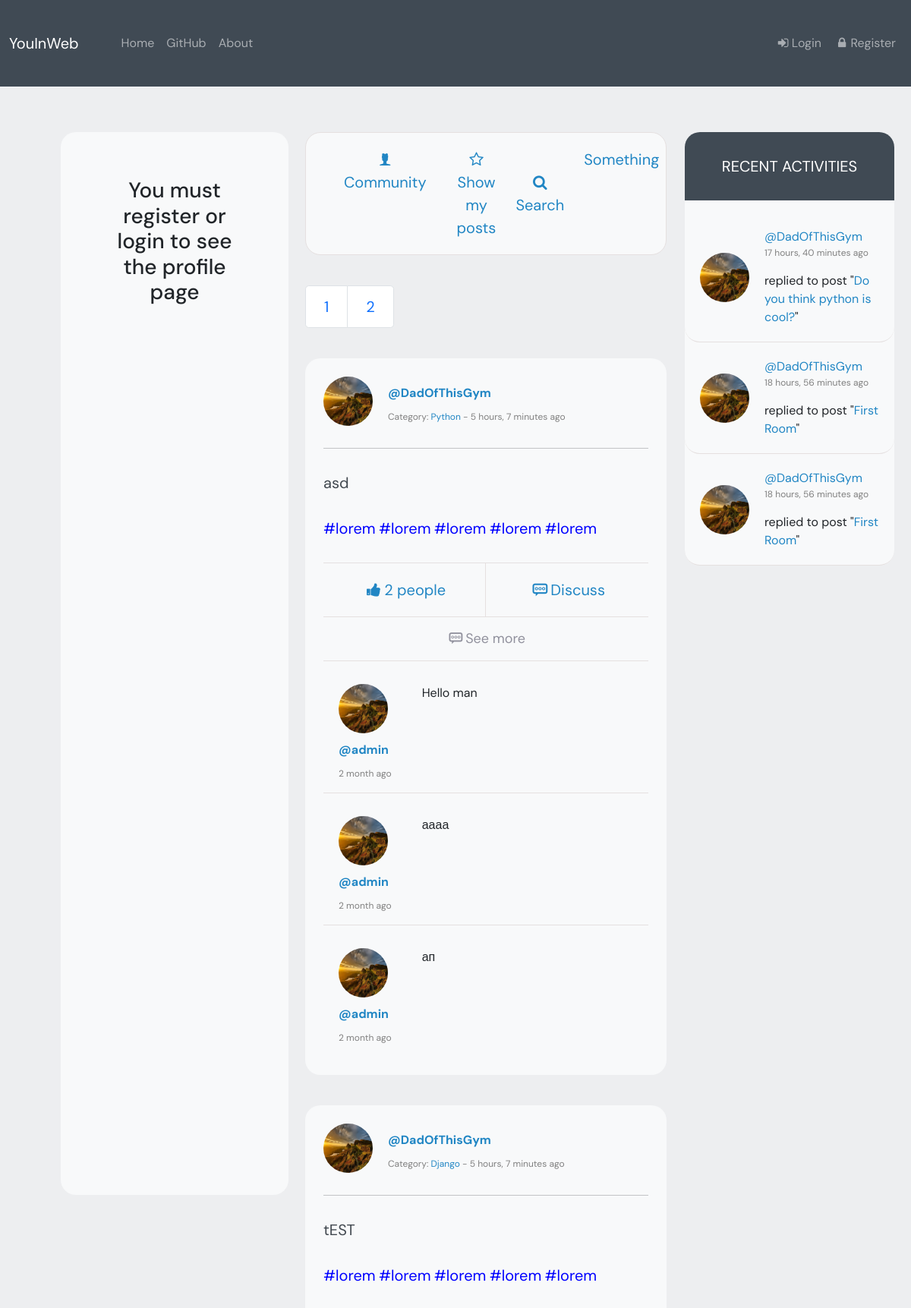
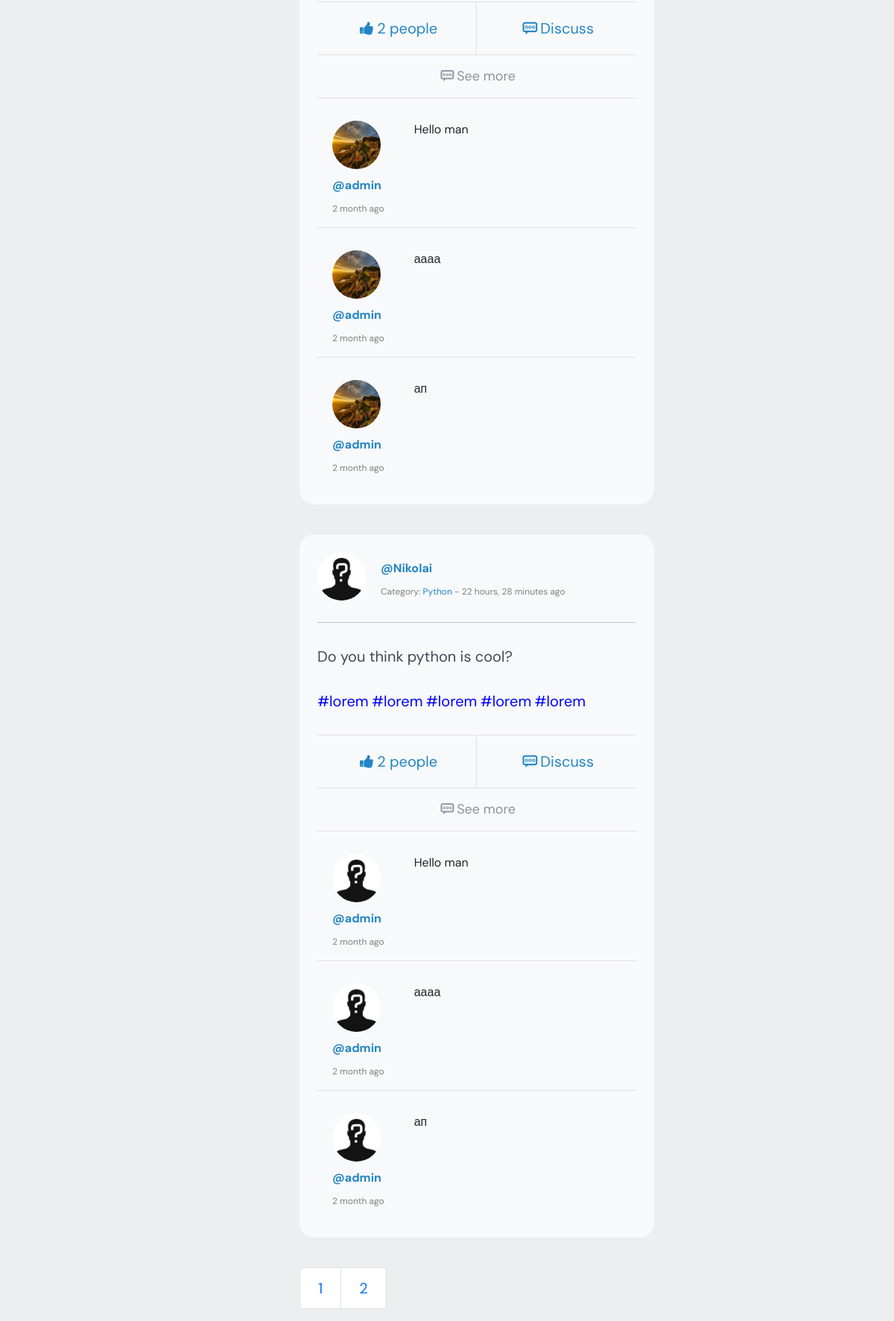
The page / on the database its author committed (2 pictures, top to bottom).
### base/models.py (models this page shows, shortened)
class Room(models.Model):
    host = models.ForeignKey(User, on_delete=models.SET_NULL, null=True)
    topic = models.ForeignKey(Topic, on_delete=models.SET_NULL, null=True)
    name = models.CharField(max_length=255)
    description = models.TextField(null=True, blank=True)
    participants = models.ManyToManyField(User, related_name='participants', blank=True)
    updated = models.DateTimeField(auto_now=True)
    created = models.DateTimeField(auto_now_add=True)
    def __str__(self):
        return self.name
    class Meta:
        ordering = ('-created', )
        verbose_name = 'Room'
        verbose_name_plural = 'Rooms'

class User(AbstractUser):
    name = models.CharField(max_length=100, null=True, blank=True, unique=True)
    email = models.EmailField(null=True, unique=True)
    bio = models.TextField(null=True)
    avatar = models.ImageField(null=True, default='user_undefined.webp', verbose_name='User photo')
    profile_photo = models.ImageField(null=True, default='profile_image2.jpg', verbose_name='Profile photo')
    USERNAME_FIELD = 'email'
    REQUIRED_FIELDS = []

class Topic(models.Model):
    name = models.CharField(max_length=200)
    slug = models.SlugField()

class Message(models.Model):
    user = models.ForeignKey(User, on_delete=models.CASCADE)
    room = models.ForeignKey(Room, on_delete=models.CASCADE)
    body = models.TextField()
    updated = models.DateTimeField(auto_now=True)
    created = models.DateTimeField(auto_now_add=True)
    class Meta:
        ordering = ('-created', )
        verbose_name = 'Message'
        verbose_name_plural = 'Messages'

### base/views.py (the view)
# urls.py: path('', home, name='home'),
def home(request):
    q = request.GET.get('q') if request.GET.get('q') != None else ''
    room = Room.objects.filter(
        Q(topic__name__icontains=q) |
        Q(name__icontains=q) |
        Q(description__icontains=q)
    )
    paginator = Paginator(room, 3)
    page_number = request.GET.get('page')
    page_obj = paginator.get_page(page_number)
    topics = Topic.objects.all()
    room__count = room.count()
    room_messages = Message.objects.filter(
        Q(room__topic__name__icontains=q)
    )[:3]
    context = {
        'room': room,
        'topics': topics,
        'room__count': room__count,
        'room_messages': room_messages,
        'page_obj': page_obj,
    }
    return render(request, 'base/home.html', context)

### base/templates/base/home.html (shortened to what this page needs)
{% extends 'base.html' %}
{% block content %}
    <div class="col-xl-3 bg-light profile">
        {% include 'base/profile_block.html' %}
    </div>
    <div class="col-xl-5 block_content-container">
        {% include 'base/content_block.html' %}
    </div>
    <div class="col-xl-3">
        {% include 'base/activity_block.html' %}
    </div>
{% endblock %}

### base/templates/base/content_block.html (shortened to what this page needs)
{% load static %}
<div class="some_opp d-flex justify-content-between bg-light">
    <a href="#" class="community"><i class="icon-user-woman"></i>Community</a>
    <a href="#" class="show_posts"><i class="icon-star-empty"></i>Show my posts</a>
    <button type="button" class="search_btn" data-bs-toggle="modal" data-bs-target="#exampleModal" data-bs-whatever="@mdo"><i class="icon-search"></i>Search</button>
    <a href="#" class="something">Something</a>
</div>
<nav aria-label="..." class="pagination_content">
    <ul class="pagination pagination-lg">
        {% for p in page_obj.paginator.page_range %}
        <li class="page-item"><a class="page-link" href="?page={{ p }}">{{ p }}</a></li>
        {% endfor %}
    </ul>
    {% for i in page_obj %}
    <div class="post bg-light p-4">
        <div class="post_header d-flex">
            <img src="{{ i.host.avatar.url }}" alt="" class="post_image">
            <div class="post_header-info d-flex flex-column bd-highlight justify-content-center">
                <a href="" class="post_creator-name">@{{ i.host.name }}</a>
                <p class="created_timesince">Category: <a href="{% url 'home' %}?q={{ i.topic.name }}" class="post_category">{{ i.topic.name }}</a> - {{ i.created|timesince }} ago</p>
            </div>
        </div>
        <hr>
        <div class="post_text">
            <p class="post_text-message font-weight-normal">
                {{ i.name }}
            </p>
        </div>
        <div class="post_tags">
            <a href="">#lorem</a>
            <a href="">#lorem</a>
            <a href="">#lorem</a>
            <a href="">#lorem</a>
            <a href="">#lorem</a>
        </div>
        <div class="post_buttons d-flex flex-row">
            <button class="post_btn1" type="button"><i class="icon-thumbs-up-alt"></i>2 people</button>
            <a href="{% url 'room' i.id %}" class="post_btn2" type="button"><i class="icon-chat"></i>Discuss</a>
        </div>
        <div class="show_comments">
            <a href="{% url 'room' i.id %}"><i class="icon-chat"></i>See more</a>
        </div>
        {% for message in room_messages %}
        <div class="post_comments">
            <div class="post_comments-line"></div>
            <div class="post_comment d-flex">
                <div class="post_header-info d-flex flex-column bd-highlight justify-content-center">
                    <img src="{{ i.host.avatar.url }}" alt="" class="comment_image">
                    <a href="" class="post_creator-name">@{{ message.user.username }}</a>
                    <p class="created_timesince">2 month ago</p>
                </div>
                <p class="comment_text">{{ message.body }}</p>
            </div>
        </div>
        {% endfor %}
    </div>
    {% endfor %}
    <nav aria-label="..." class="pagination_content">
        <ul class="pagination pagination-lg">
            {% for p in page_obj.paginator.page_range %}
            <li class="page-item"><a class="page-link" href="?page={{ p }}">{{ p }}</a></li>
            {% endfor %}
        </ul>
    </nav>

### base/templates/base/activity_block.html
{% load static %}
<div class="last_activity bg-light">
    <div class="last_activity-header">
        <p class="last_header-text">RECENT ACTIVITIES</p>
    </div>
    {% for message in room_messages %}
    <div class="last_activity-post d-flex align-items-center">
        <img src="{{ message.user.avatar.url }}" alt="" class="user_img">
        <div class="last_user-info d-flex flex-column">
            <a href="{% url 'profile' message.user.id %}" class="last_user-name">@{{ message.user.name }}</a>
            <p class="last_activity-time">{{ message.created|timesince }} ago</p>
            <div class="replied_to">replied to post "<a href="{% url 'room' message.room.id %}" class="last_post-name">{{ message.room }}</a>"</div>
        </div>
    </div>
    {% endfor %}

### base/static/base/css/style.css (style rules this page uses)
a { color: #fff; text-decoration: none; }
body { background-color: #EDEEF0; font-family: 'DM Sans', sans-serif; }
.profile { padding: 0; border-radius: 20px; margin-left: 80px; height: 1400px; }
.block_content-container { margin-left: 10px; }
.some_opp { border-radius: 20px; border: 1px solid #e5e0e0; }
.some_opp a { text-decoration: none; color: #2186c4; font-size: 20px; text-align: center; padding: 20px; }
.something { margin-right: 30px; }
.community { margin-left: 30px; }
.search_btn { background-color: transparent; border: none; color: #2186c4; font-size: 20px; }
.pagination_content { margin-top: 40px; }
.post { border-radius: 20px; margin-top: 40px; }
.post_image { height: 65px; width: 65px; border-radius: 50%; }
.post_header-info { margin-left: 20px; }
.post_creator-name { font-size: 16px; font-weight: bold; text-decoration: none; color: #2186c4; text-align: left; margin-top: 10px; }
.created_timesince { font-weight: normal; font-size: 12px; padding-top: 10px; color: gray; text-align: center; }
.created_timesince a { color: #2186c4; }
.post_text { margin-top: 30px; }
.post_text-message { color: #41484f; font-size: 20px; }
.post_tags { margin-top: 30px; }
.post_tags a { color: blue; font-size: 20px; }
.post_buttons { margin-top: 30px; text-align: center; }
.post_btn1 { border-left: none; border-top: 1px solid #e5e0e0; border-bottom: 1px solid #e5e0e0; border-right: 1px solid #e5e0e0; width: 100%; color: #2186c4; font-size: 20px; padding: 20px; background-color: transparent; }
.post_btn2 { border-right: none; border-left: none; border-top: 1px solid #e5e0e0; border-bottom: 1px solid #e5e0e0; width: 100%; color: #2186c4; font-size: 20px; padding: 20px; background-color: transparent; }
.show_comments { text-align: center; padding: 15px; }
.show_comments a { color: #91919D; font-size: 18px; }
.post_comments-line { height: 1px; width: 100%; background-color: #e5e0e0; }
.post_comment { margin-top: 30px; }
.comment_image { height: 65px; width: 65px; border-radius: 50%; }
.comment_text { padding-left: 40px; }
.last_activity { border-radius: 20px; }
.last_header-text { color: white; text-align: center; padding: 30px; text-transform: uppercase; font-size: 20px; }
.last_activity-header { border-top-right-radius: 20px; border-top-left-radius: 20px; background-color: #404a54; }
.last_activity-post { border-bottom: 1px solid #e5e0e0; padding: 20px; border-bottom-right-radius: 20px; border-bottom-left-radius: 20px; }
.user_img { border-radius: 50%; height: 65px; width: 65px; }
.last_user-info { margin-left: 20px; }
.last_user-name { color: #2186c4; }
.last_activity-time { font-size: 12px; color: gray; }
.last_post-name { color: #2186c4; }

### rows shown on the page
Room: host.avatar (picture), host.name "DadOfThisGym", topic.name "Python", created "5 hours, 7 minutes", name "asd"
Message: host.avatar (picture), user.username "admin", body "Hello man", user.avatar (picture), user.name "DadOfThisGym", created "17 hours, 40 minutes", room "Do you think python is cool?"
Message: host.avatar (picture), user.username "admin", body "аааа", user.avatar (picture), user.name "DadOfThisGym", created "18 hours, 56 minutes", room "First Room"
Message: host.avatar (picture), user.username "admin", body "ап", user.avatar (picture), user.name "DadOfThisGym", created "18 hours, 56 minutes", room "First Room"
Room: host.avatar (picture), host.name "DadOfThisGym", topic.name "Django", created "5 hours, 7 minutes", name "tEST"
Room: host.avatar (picture), host.name "Nikolai", topic.name "Python", created "22 hours, 28 minutes", name "Do you think python is cool?"

### other values the page prints
{{ p }} "1" "2"
